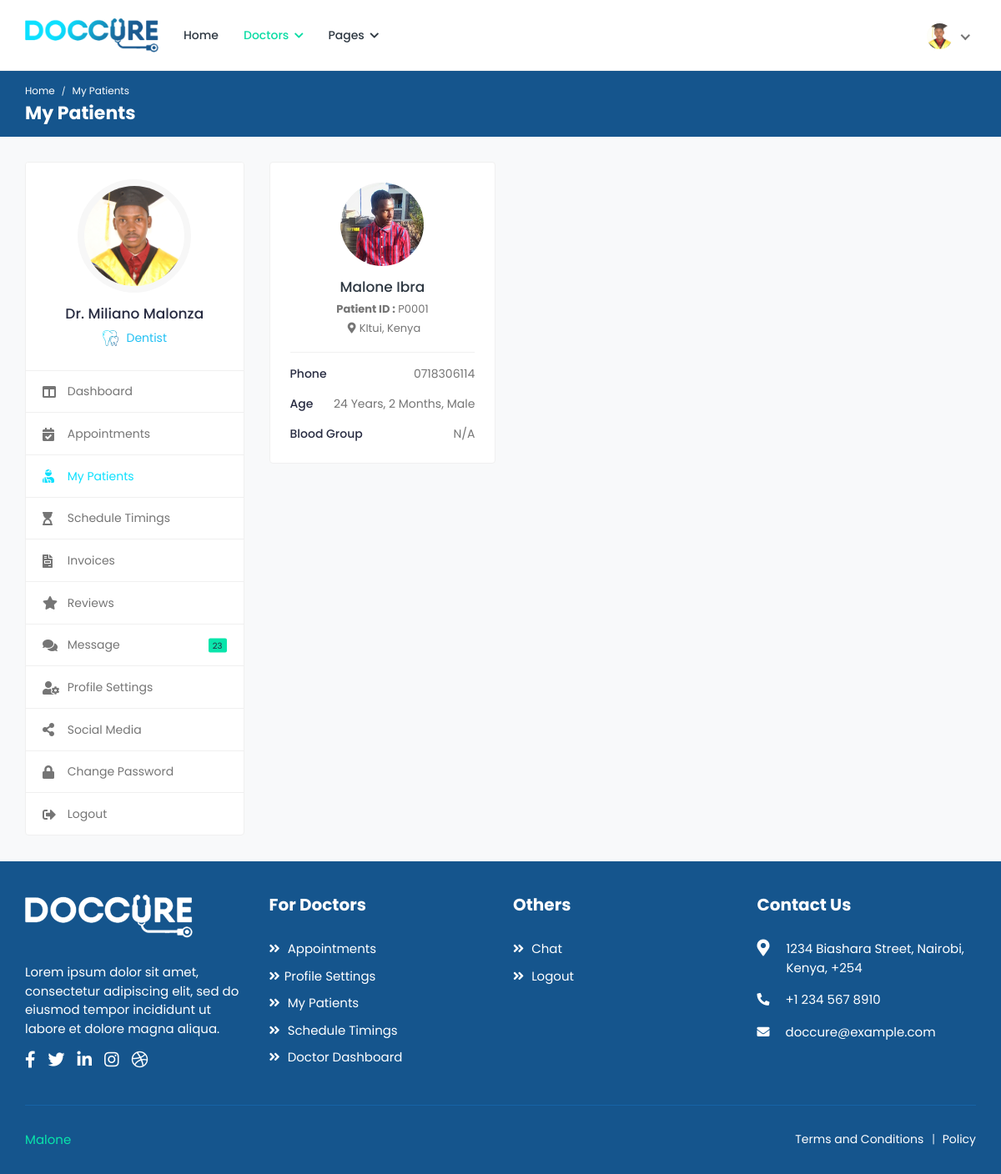
The app's page /doctors/my-patients/ (signed in) with its own data.
### appointments/models.py (models this page shows, shortened)
class Doctor(models.Model):
	user = models.OneToOneField(User, on_delete=models.CASCADE)
	image = models.ImageField('Profile Image', upload_to='Image/Doctors',
		max_length=500, default='dummy.png')
	first_name = models.CharField('First Name', max_length=50)
	second_name =  models.CharField('Second Name', max_length=50)
	title = models.CharField('Title', max_length=200, default='Dr.')
	phone_no = models.CharField('Phone Number', max_length=50)
	email = models.EmailField('Email', max_length=250)
	gender = models.CharField('Gender', max_length=10)
	d_o_b = models.DateField('Date of Birth', blank=True)
	biography = models.CharField('Biography', max_length=1000, blank=True)
	address_line1 = models.CharField('Address Line 1', max_length=200, blank=True)
	address_line2 = models.CharField('Address Line 2', max_length=200, blank=True)
	country = models.CharField('Country', max_length=100, blank=True)
	county = models.CharField('County', max_length=100, blank=True)
	town = models.CharField('Town', max_length=100, blank=True)
	pricing =  models.FloatField('Amount', default=0.00)
	services = models.CharField('Services', max_length=1000, blank=True)
	specialization = models.CharField('Specialization', max_length=1000, blank=True)
	clinic = models.CharField('Clinic', max_length=100, blank=True)
	clinic_address = models.CharField('Clinic Address', max_length=100, blank=True)
	speciality = models.OneToOneField(Speciality, on_delete=models.CASCADE)
	''' user, image, first_name, second_name, title, phone_no, email, gender, d_o_b, biography,
	address_line1, address_line2, country, county, town, pricing, services, specialization, clinic,
	clinic_address, speciality'''

class Speciality(models.Model):
	name = models.CharField('Name', max_length=100)
	image = models.ImageField('Image', upload_to='Image/Speciality', max_length=500)

class Patient(models.Model):
	user = models.OneToOneField(User, on_delete=models.CASCADE)
	image = models.ImageField('Profile Image', upload_to='Image/Patient/Profile/',
		max_length=500, default='dummy.png')
	first_name = models.CharField('First Name', max_length=50)
	second_name = models.CharField('Second Name', max_length=50)
	d_o_b = models.DateField('Date Of Birth')
	gender = models.CharField('Gender', max_length=10)
	email = models.CharField('Email', max_length=50)
	phone_no = models.CharField('Phone Number', max_length=20)
	blood_group = models.CharField('Blood Group', max_length=5)
	country = models.CharField('Country', max_length=50)
	county = models.CharField('County', max_length=50)
	town = models.CharField('Town', max_length=50)
	street_lane = models.CharField('Street/Lane', max_length=50)
	def __str__(self):
		return self.first_name +' '+self.second_name

### appointments/views.py (the view)
# urls.py: path('doctors/my-patients/', views.my_patients,  name='my-patients'),
@login_required(login_url='/login/')
@user_passes_test(check_doctor, login_url='/login/')
@user_passes_test(check_settings, login_url='/doctors/profile-settings/')
def my_patients(request):
	profile = Doctor.objects.get(user=request.user.id)
	appointments = Appointment.objects.filter(doctor=profile.id).exclude(status='CANCELLED')
	patients = []
	for appointment in appointments:
		if appointment.patient not in patients:
			patients += [appointment.patient]
	return render(request, 'doctors/my-patients.html', {'profile' :profile, 'patients': patients})

### appointments/views.py (called while the page is built)
def check_doctor(user):
	group = user.groups.get()
	return group.name=='doctors_group'

def check_settings(user):
	profile = Doctor.objects.filter(user=user.id)
	return profile.count()>=1

### appointments/templates/doctors/my-patients.html (shortened to what this page needs)
{% extends "doctors/base.html" %}
{% load static %}
{% block breadcrumb %}My Patients{% endblock %}
{% block breadcrumb1 %}My Patients{% endblock %}
{% block sidenav %}
	<ul>
		<li>
			<a href="{% url 'doctor-dashboard' %}">
				<i class="fas fa-columns"></i>
				<span>Dashboard</span>
			</a>
		</li>
		<li>
			<a href="{% url 'appointments' %}">
				<i class="fas fa-calendar-check"></i>
				<span>Appointments</span>
			</a>
		</li>
		<li class="active">
			<a href="{% url 'my-patients' %}">
				<i class="fas fa-user-injured"></i>
				<span>My Patients</span>
			</a>
		</li>
		<li>
			<a href="{% url 'schedule-timings' %}">
				<i class="fas fa-hourglass-start"></i>
				<span>Schedule Timings</span>
			</a>
		</li>
		<li>
			<a href="{% url 'invoices' %}">
				<i class="fas fa-file-invoice"></i>
				<span>Invoices</span>
			</a>
		</li>
		<li>
			<a href="{% url 'reviews' %}">
				<i class="fas fa-star"></i>
				<span>Reviews</span>
			</a>
		</li>
		<li>
			<a href="{% url 'chat-doctor' %}">
				<i class="fas fa-comments"></i>
				<span>Message</span>
				<small class="unread-msg">23</small>
			</a>
		</li>
		<li>
			<a href="{% url 'doctor-profile-settings' %}">
				<i class="fas fa-user-cog"></i>
				<span>Profile Settings</span>
			</a>
		</li>
		<li>
			<a href="{% url 'social-media' %}">
				<i class="fas fa-share-alt"></i>
				<span>Social Media</span>
			</a>
		</li>
		<li>
			<a href="{% url 'doctor-change-password' %}">
				<i class="fas fa-lock"></i>
				<span>Change Password</span>
			</a>
		</li>
		<li>
			<a href="{% url 'logout' %}">
				<i class="fas fa-sign-out-alt"></i>
				<span>Logout</span>
			</a>
		</li>
	</ul>
{% endblock %}
{% block content %}
	<div class="col-md-7 col-lg-8 col-xl-9">
		<div class="row row-grid">
		{% for patient in patients %}
			<div class="col-md-6 col-lg-4 col-xl-3">
				<div class="card widget-profile pat-widget-profile">
					<div class="card-body">
						<div class="pro-widget-content">
							<div class="profile-info-widget">
								<a href="{% url 'patient-profile' patient|slugify patient.id %}" class="booking-doc-img">
									<img src="{{patient.image.url}}" alt="User Image">
								</a>
								<div class="profile-det-info">
									<h3><a href="{% url 'patient-profile' patient|slugify patient.id %}">{{patient.first_name}} {{patient.second_name}}</a></h3>
									<div class="patient-details">
										<h5><b>Patient ID :</b> P000{{patient.id}}</h5>
										<h5 class="mb-0"><i class="fas fa-map-marker-alt"></i>{{patient.county}}, {{patient.country}}</h5>
									</div>
								</div>
							</div>
						</div>
						<div class="patient-info">
							<ul>
								<li>Phone <span>{{patient.phone_no}}</span></li>
								<li>Age <span>{{patient.d_o_b|timesince }}, {{patient.gender}}</span></li>
								<li>Blood Group <span>{{patient.blood_group}}</span></li>
							</ul>
						</div>
					</div>
				</div>
			</div>
		{% endfor %}
		</div>
	</div>
{% endblock %}

### appointments/templates/doctors/base.html (shortened to what this page needs)
<!DOCTYPE html>
<html lang="en">
<head>
		{% load static %}
		<link rel="stylesheet" href="{% static 'cas/css/bootstrap.min.css' %}">
		<link rel="stylesheet" href="{% static 'cas/plugins/fontawesome/css/fontawesome.min.css' %}">
		<link rel="stylesheet" href="{% static 'cas/plugins/fontawesome/css/all.min.css' %}">
		<link rel="stylesheet" href="{% static 'cas/css/style.css' %}">
	</head>
	<body>
		<div class="main-wrapper">
			<header class="header">
				<nav class="navbar navbar-expand-lg header-nav">
					<div class="navbar-header">
						<a href="{% url 'index' %}" class="navbar-brand logo">
							<img src="{% static 'cas/img/logo.png' %}" class="img-fluid" alt="Logo">
						</a>
					</div>
					<div class="main-menu-wrapper">
						<ul class="main-nav">
							<li>
								<a href="{% url 'index' %}">Home</a>
							</li>
							<li class="has-submenu active">
								<a href="#">Doctors <i class="fas fa-chevron-down"></i></a>
							</li>
							<li class="has-submenu">
								<a href="#">Pages <i class="fas fa-chevron-down"></i></a>
							</li>
						</ul>
					</div>
					<ul class="nav header-navbar-rht">
						<li class="nav-item dropdown has-arrow logged-item">
							<a href="#" class="dropdown-toggle nav-link" data-toggle="dropdown">
								<span class="user-img">
									<img class="rounded-circle" src="{{profile.image.url}}" width="31" alt="{{user.first_name}} {{user.last_name}}">
								</span>
							</a>
						</li>
					</ul>
				</nav>
			</header>
			<div class="breadcrumb-bar">
				<div class="container-fluid">
					<div class="row align-items-center">
						<div class="col-md-12 col-12">
							<nav aria-label="breadcrumb" class="page-breadcrumb">
								<ol class="breadcrumb">
									<li class="breadcrumb-item"><a href="{% url 'index' %}">Home</a></li>
									<li class="breadcrumb-item active" aria-current="page">{% block breadcrumb %}{% endblock %}</li>
								</ol>
							</nav>
							<h2 class="breadcrumb-title">{% block breadcrumb1 %} {% endblock %}</h2>
						</div>
					</div>
				</div>
			</div>
			<div class="content">
				<div class="container-fluid">
					<div class="row">
						<div class="col-md-5 col-lg-4 col-xl-3 theiaStickySidebar">
							<div class="profile-sidebar">
								<div class="widget-profile pro-widget-content">
									<div class="profile-info-widget">
										<a href="#" class="booking-doc-img">
											<img src="{{profile.image.url}}" alt="User Image">
										</a>
										<div class="profile-det-info">
											<h3>{{profile.title}} {{user.first_name}} {{user.last_name}}</h3>
											{% if profile != None %}
											<div class="patient-details">
												<p class="doc-department"><img src="{{profile.speciality.image.url}}" class="img-fluid" alt="S">{{profile.speciality.name}}</p>
											</div>
											{% endif %}
										</div>
									</div>
								</div>
								<div class="dashboard-widget">
									<nav class="dashboard-menu">
										{% block sidenav %}
										{% endblock %}
									</nav>
								</div>
							</div>
						</div>
						{% block content %}
						{% endblock %}
					</div>
				</div>
			</div>
			<footer class="footer">
				<div class="footer-top">
					<div class="container-fluid">
						<div class="row">
							<div class="col-lg-3 col-md-6">
								<div class="footer-widget footer-about">
									<div class="footer-logo">
										<img src="{% static 'cas/img/footer-logo.png' %}" alt="logo">
									</div>
									<div class="footer-about-content">
										<p>Lorem ipsum dolor sit amet, consectetur adipiscing elit, sed do eiusmod tempor incididunt ut labore et dolore magna aliqua. </p>
										<div class="social-icon">
											<ul>
												<li>
													<a href="#" target="_blank"><i class="fab fa-facebook-f"></i> </a>
												</li>
												<li>
													<a href="#" target="_blank"><i class="fab fa-twitter"></i> </a>
												</li>
												<li>
													<a href="#" target="_blank"><i class="fab fa-linkedin-in"></i></a>
												</li>
												<li>
													<a href="#" target="_blank"><i class="fab fa-instagram"></i></a>
												</li>
												<li>
													<a href="#" target="_blank"><i class="fab fa-dribbble"></i> </a>
												</li>
											</ul>
										</div>
									</div>
								</div>
							</div>
							<div class="col-lg-3 col-md-6">
								<div class="footer-widget footer-menu">
									<h2 class="footer-title">For Doctors</h2>
									<ul>
										<li><a href="{% url 'appointments' %}"><i class="fas fa-angle-double-right"></i> Appointments</a></li>
										<li><a href="{% url 'doctor-profile-settings' %}"><i class="fas fa-angle-double-right"></i>Profile Settings</a></li>
										<li><a href="{% url 'my-patients' %}"><i class="fas fa-angle-double-right"></i> My Patients</a></li>
										<li><a href="{% url 'schedule-timings' %}"><i class="fas fa-angle-double-right"></i> Schedule Timings</a></li>
										<li><a href="{% url 'doctor-dashboard' %}"><i class="fas fa-angle-double-right"></i> Doctor Dashboard</a></li>
									</ul>
								</div>
							</div>
							<div class="col-lg-3 col-md-6">
								<div class="footer-widget footer-menu">
									<h2 class="footer-title">Others</h2>
									<ul>
										<li><a href="{% url 'chat-doctor' %}"><i class="fas fa-angle-double-right"></i> Chat</a></li>
										<li><a href="{% url 'logout' %}"><i class="fas fa-angle-double-right"></i> Logout</a></li>
									</ul>
								</div>
							</div>
							<div class="col-lg-3 col-md-6">
								<div class="footer-widget footer-contact">
									<h2 class="footer-title">Contact Us</h2>
									<div class="footer-contact-info">
										<div class="footer-address">
											<span><i class="fas fa-map-marker-alt"></i></span>
											<p> 1234  Biashara Street, Nairobi,<br> Kenya, +254 </p>
										</div>
										<p>
											<i class="fas fa-phone-alt"></i>
											+1 234 567 8910
										</p>
										<p class="mb-0">
											<i class="fas fa-envelope"></i>
											doccure@example.com
										</p>
									</div>
								</div>
							</div>
						</div>
					</div>
				</div>
                <div class="footer-bottom">
					<div class="container-fluid">
						<div class="copyright">
							<div class="row">
								<div class="col-md-6 col-lg-6">
									<div class="copyright-text">
										<p class="mb-0"><a href="https://github.com/MalonzaElkanah/">Malone</a></p>
									</div>
								</div>
								<div class="col-md-6 col-lg-6">
									<div class="copyright-menu">
										<ul class="policy-menu">
											<li><a href="{% url 'term-condition' %}">Terms and Conditions</a></li>
											<li><a href="{% url 'privacy-policy' %}">Policy</a></li>
										</ul>
									</div>
								</div>
							</div>
						</div>
					</div>
				</div>
			</footer>
		</div>
	</body>
</html>

### records on screen
Doctor: image (picture), title "Dr.", speciality.image (picture), speciality.name "Dentist"
Patient: image (picture), first_name "Malone", second_name "Ibra", id "1", county "KItui", country "Kenya", phone_no "0718306114", d_o_b "24 Years, 2 Months", gender "Male", blood_group "N/A"

### other values on screen
{{ user.first_name }} "Miliano"
{{ user.last_name }} "Malonza"
